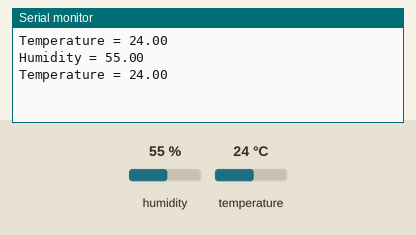
The sketch below on a simulated Arduino Uno, built with avr-gcc and run on an emulated ATmega328P. Parts: the last lines printed to the serial monitor. Inputs (shaded band) come from the test bench; at power-on: humidity 55 %, temperature 24 °C.

Above: at 5.8 s.
5.9 s: humidity set to 22 %
At 8.5 s:
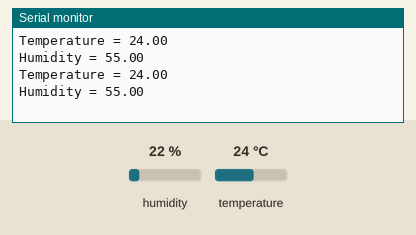
11.9 s: temperature set to 12 °C
At 13.2 s:
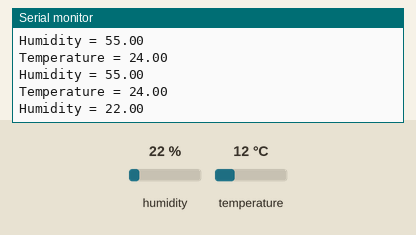
17.9 s: humidity set to 40 %
At 20.7 s:
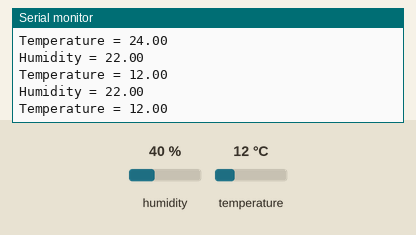
Timing chart, 0 to 22.2 s (numbered marks = the images above; inputs shaded):
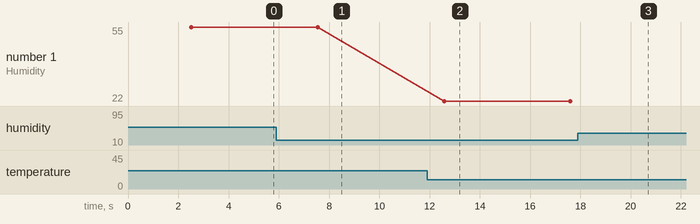

The sketch:

DHT11setup.ino
```cpp
#include <dht.h>

dht DHT;

#define DHT11_PIN 9

void setup(){
  Serial.begin(115200);
}

void loop()
{
  int chk = DHT.read11(DHT11_PIN);
  Serial.print("Temperature = ");
  Serial.println(DHT.temperature);
  delay(2500);
  Serial.print("Humidity = ");
  Serial.println(DHT.humidity);
  delay(2500);
}
```

Measured:
- plotted number 1: 22 → 40 after the input at 17.9 s
